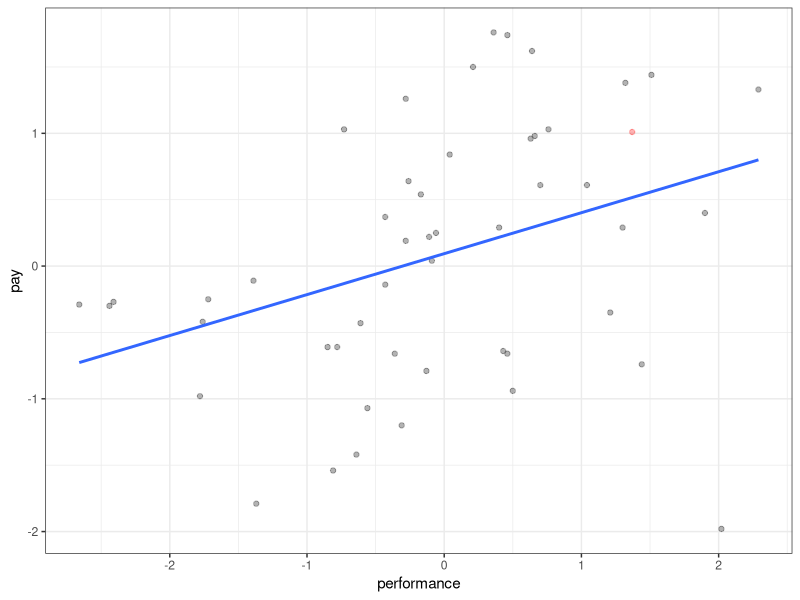
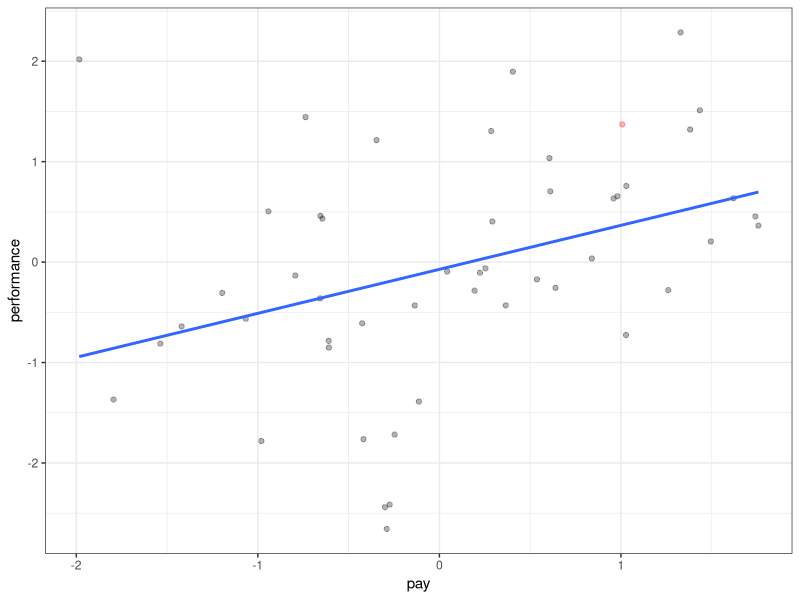
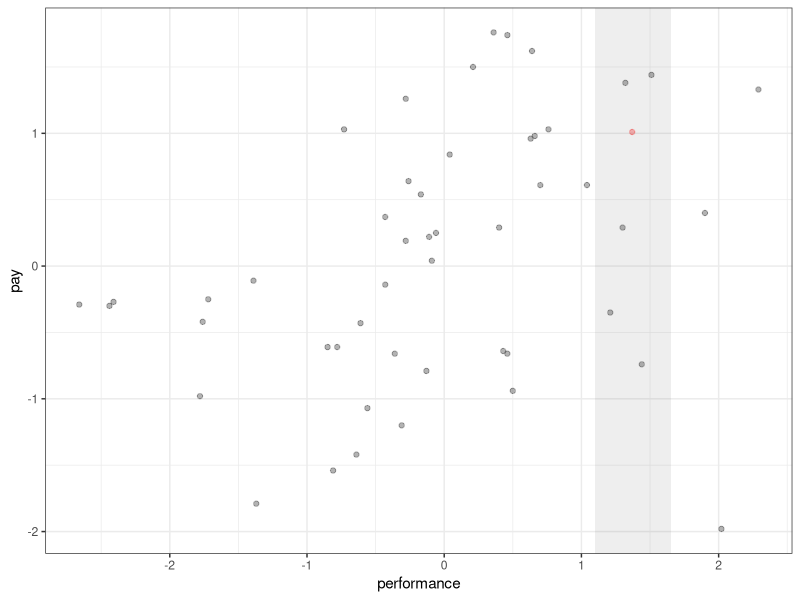
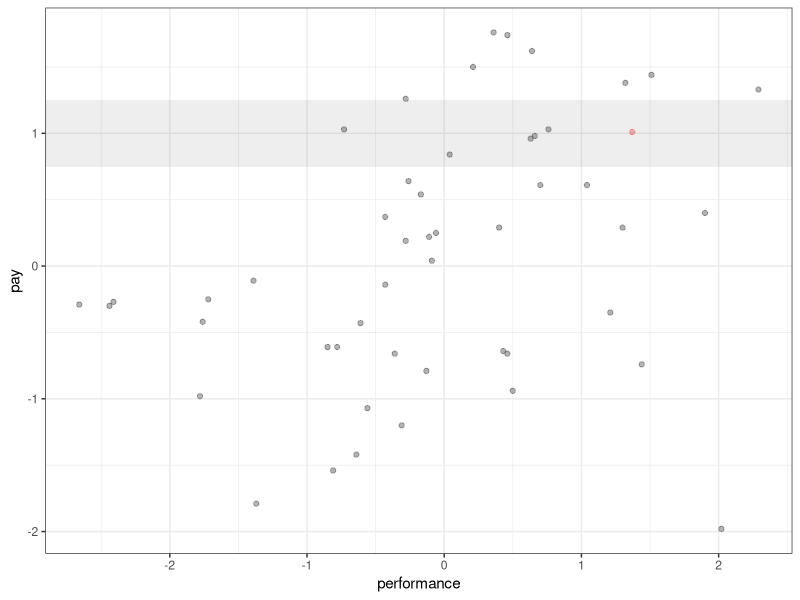

These charts were generated, in order, by the following R code:
## ---- chunk 1
knitr::opts_chunk$set(message = FALSE, warning = FALSE)
library(tidyverse)
## ---- chunk 2
set.seed(42)

n <- 50
id <- 1:n
performance <- rnorm(n, 0 ,1)
pay <- 0.5 * performance + rnorm(n, 0, 1)

d <- tibble(
  id = id,
  performance = round(performance, digits = 2),
  pay = round(pay, digits = 2)
  )

d %>% head(10) %>% knitr::kable()
## ---- chunk 3
ggplot(data = d,
       mapping = aes(x=performance, y=pay)) +
  geom_point(mapping = aes(color = factor(id == 1)), alpha = 0.3) +
  geom_smooth(method = 'lm', se = FALSE) +
  theme_bw() +
  theme(legend.position = '') +
  scale_color_manual(values = c('black', 'red'))
## ---- chunk 4
ggplot(mapping = aes(x=pay, y=performance)) +
  geom_point(mapping = aes(color = factor(id == 1)), alpha = 0.3) +
  geom_smooth(method = 'lm', se = FALSE) +
  theme_bw() +
  theme(legend.position = '') +
  scale_color_manual(values = c('black', 'red'))
## ---- chunk 5
ggplot(data = d,
       mapping = aes(x=performance, y=pay)) +
  geom_point(mapping = aes(color = factor(id == 1)), alpha = 0.3) +
  annotate(geom = 'rect', 
           xmin = 1.1, xmax = 1.65, 
           ymin = -Inf, ymax = Inf,
           alpha = 0.1) +
  theme_bw() +
  theme(legend.position = '') +
  scale_color_manual(values = c('black', 'red'))
## ---- chunk 6
ggplot(data = d,
       mapping = aes(x=performance, y=pay)) +
  geom_point(mapping = aes(color = factor(id == 1)), alpha = 0.3) +
  annotate(geom = 'rect', 
           xmin = -Inf, xmax = Inf, 
           ymin = 0.75, ymax = 1.25,
           alpha = 0.1) +
  theme_bw() +
  theme(legend.position = '') +
  scale_color_manual(values = c('black', 'red'))
